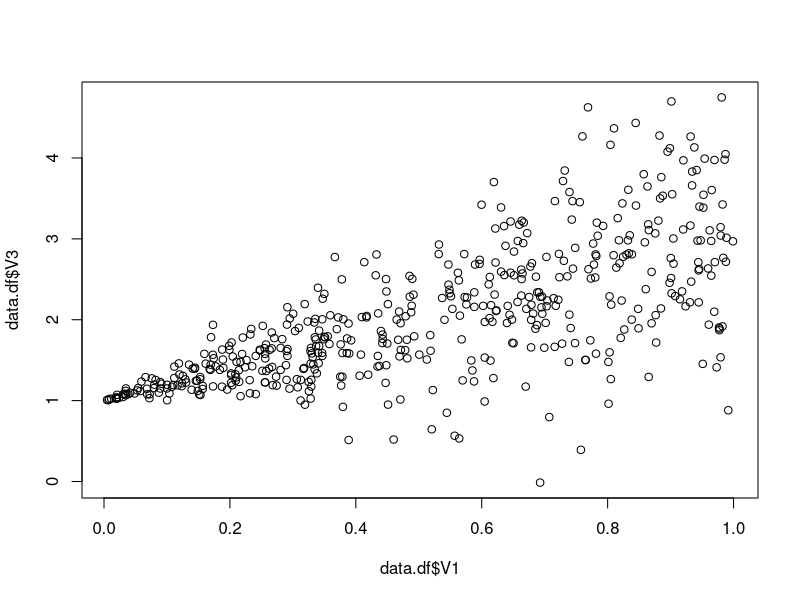
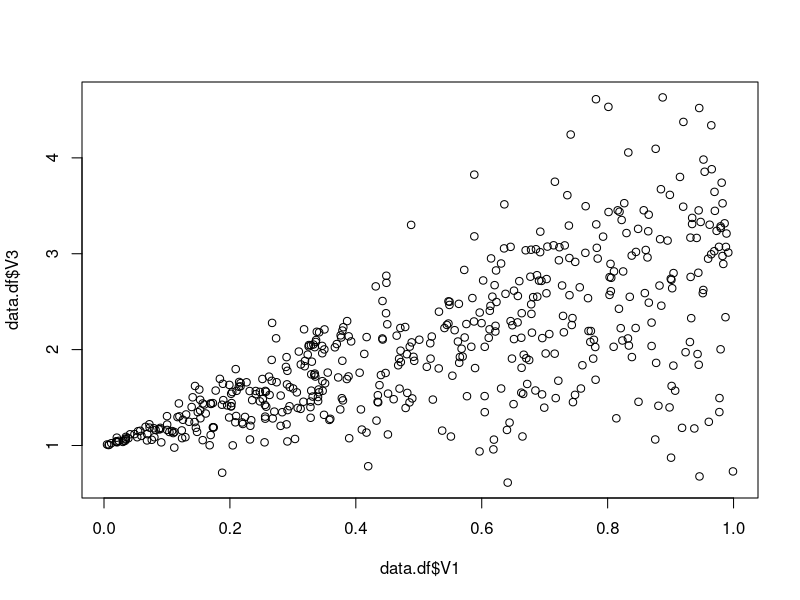
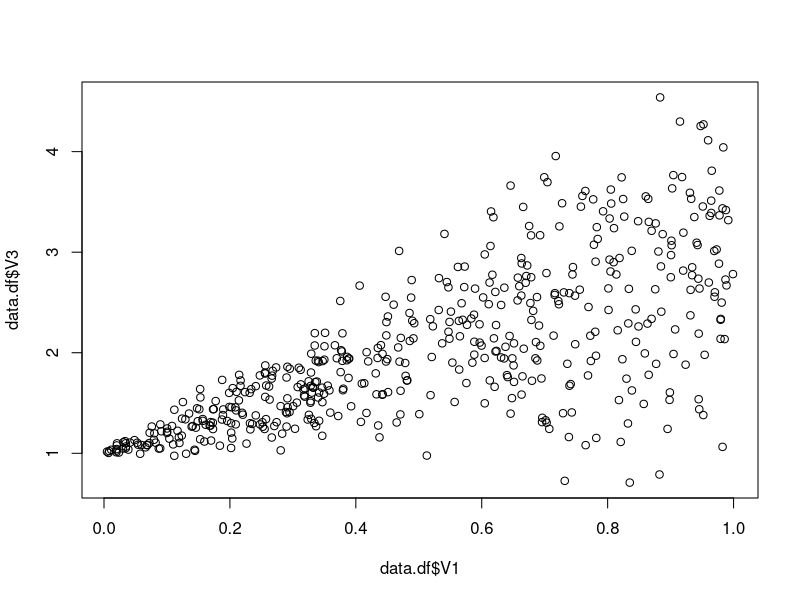
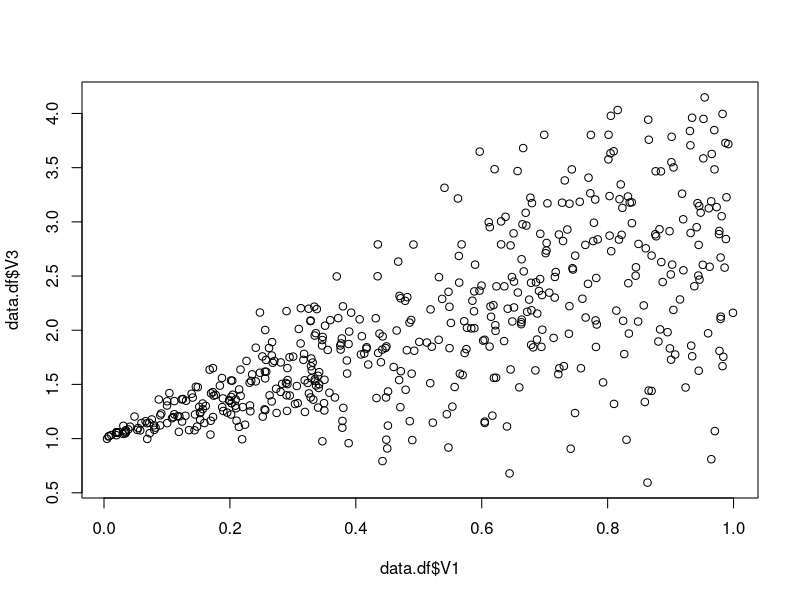
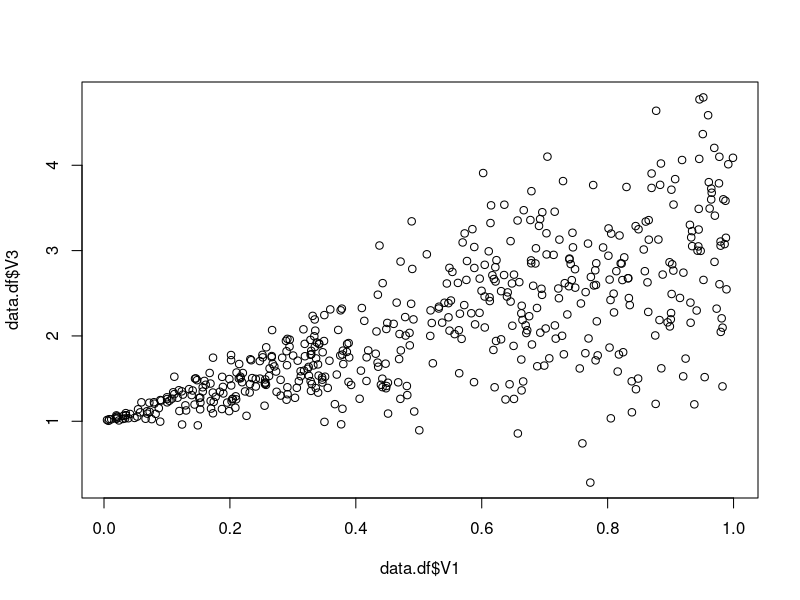
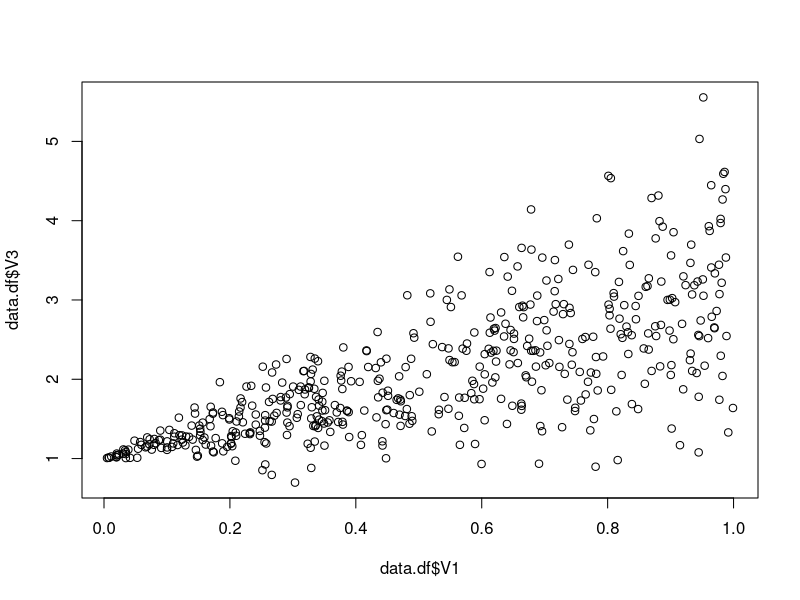
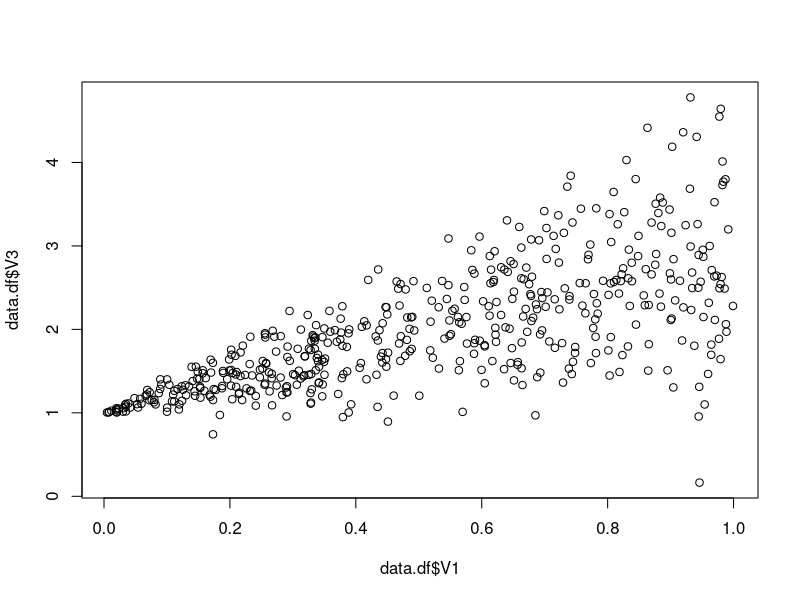
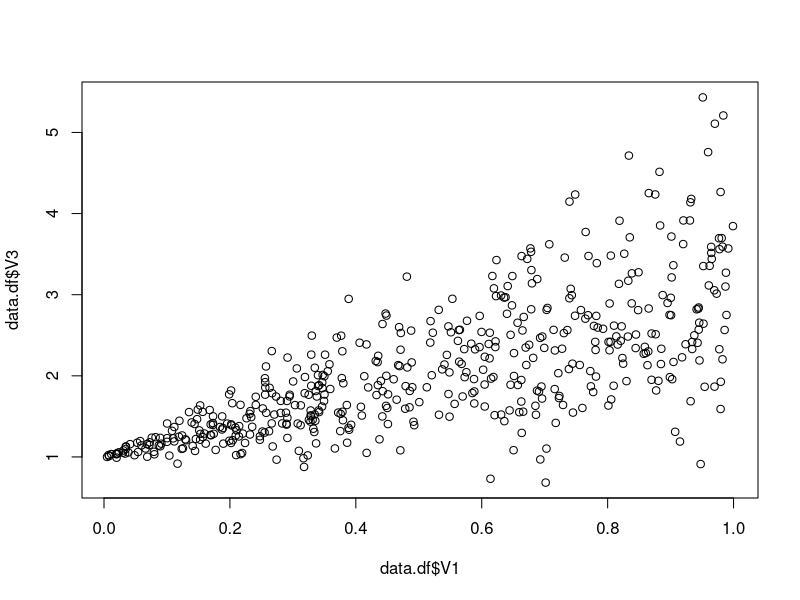

These charts were generated, in order, by the following R code:
library(sandwich)

# Sets the seed
set.seed(12221979)
#
# Parameters for simulation
#
numsims <- 1000
numobs <- 500
alpha <- 1
beta <- 2
lb <- .025
ub <- .975

# Initializes a matrix with numobs rows and two columns
data <- matrix(-9, nrow = numobs, ncol = 3)
# Sets the value of the modeled variable 
data[,1] <- runif(numobs, min = 0, max = 1) 

numwithinCIols <- 0
numwithinCIrobust <- 0 

for (s in 1:numsims) {
  
  #Construct the value of the error term
  data[,2] <- rnorm(numobs, mean=0, sd = data[,1])
  
  # Construct the value of the outcome variable
  data[,3] <- alpha + beta*data[,1] + data[,2]

  data.df <- as.data.frame(data)
  plot(data.df$V1, data.df$V3)
  temp <- lm(V3 ~ V1, data = data.df)

  
  # Extracts the slope coefficient on the modeled variables
  betahat <- temp$coefficients[2]

  # Extracts the ols standard error on the slope coefficient on the modeled variables
  tempvar <- vcov(temp)
  beta_se_ols <- tempvar[2, 2]^(1/2) 

  # Constructs the lower bound on the CI on beta using the OLS standard error
  lower_bound_ols <- betahat + beta_se_ols*qt(lb, numobs - 2)
  # Constructs the upper bound on the CI on beta using the OLS standard error
  upper_bound_ols <- betahat + beta_se_ols*qt(ub, numobs - 2)
  
  # Is the true beta within the confidence interval construted using OLS standard errors
  withinCI <- ((lower_bound_ols < beta) & (upper_bound_ols > beta)) 
  
  # Keeps running total of whether true beta is within the ols confidence interval
  numwithinCIols <- numwithinCIols + withinCI
  
  # Extracts the White standard error on the slope coefficient on the modeled variables
  tempvar <- vcovHC(temp, type="HC1")
  beta_se_robust <- tempvar[2, 2]^(1/2) 

  # Constructs the lower bound on the CI on beta using the OLS standard error
  lower_bound_robust <- betahat + beta_se_robust*qt(lb, numobs - 2)
  # Constructs the upper bound on the CI on beta using the OLS standard error
  upper_bound_robust <- betahat + beta_se_robust*qt(ub, numobs - 2)

  # Is the true beta within the confidence interval construted using robust standard errors
  withinCI <- ((lower_bound_robust < beta) & (upper_bound_robust > beta))
  
  # Keeps running total of whether true beta is within the robust confidence interval
  numwithinCIrobust <- numwithinCIrobust + withinCI
}

print(numwithinCIols / numsims)
print(numwithinCIrobust / numsims)
